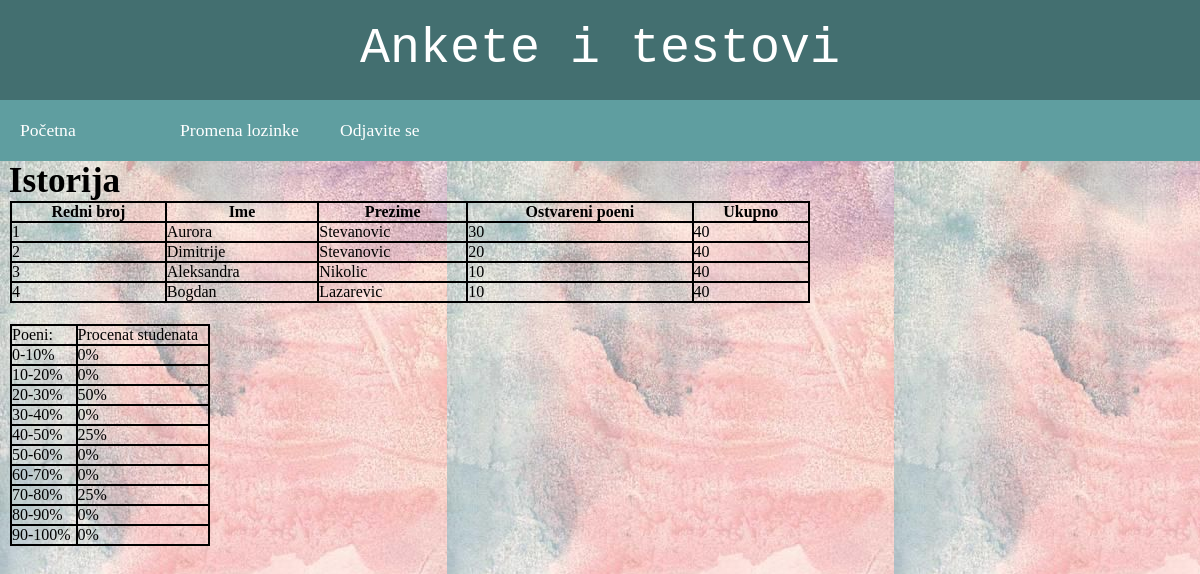
Screenshot of /rezultatT.php?naziv=Istorija (signed in) with the database file from the repository.
### tables this page shows
CREATE TABLE IF NOT EXISTS `testovi_izvestaj` (
  `id` int(11) NOT NULL AUTO_INCREMENT,
  `ime` varchar(30) NOT NULL,
  `prezime` varchar(50) NOT NULL,
  `poeni` float NOT NULL,
  `test` varchar(30) NOT NULL,
  PRIMARY KEY (`id`)
);

### rezultatT.php (the view, shortened to what this page needs)
<?php
include_once("DB.inc.php");
include_once("header.inc.php");
include_once("menu3.inc.php");
?>
<html>
	<head>
	</head>
	<body>
		<div id = 'tabela'>
				<?php
				echo "<h1>&nbsp;".$_GET['naziv']."</h1>";
				$br = 0;
				$ukupno = 0;
				$br1 = $br2 = $br3 = $br4 = $br5 = $br6 = $br7 = $br8 = $br9 = $br10 = 0;
				$upit = "SELECT * FROM pitanja WHERE anketa_test='".$_GET['naziv']."'";
				$rezultat = mysqli_query($konekcija, $upit)
					or die("Greska u upitu: " .mysqli_errno($konekcija));
				while ($niz = mysqli_fetch_array($rezultat)) {
					$ukupno += $niz['broj_poena'];
				}
				$upit = "SELECT * FROM testovi_izvestaj WHERE test='".$_GET['naziv']."' ORDER BY poeni DESC";
				$rezultat = mysqli_query($konekcija, $upit)
					or die("Greska u upitu: " .mysqli_errno($konekcija));
				$brIspitanika = mysqli_num_rows($rezultat);
				if (mysqli_num_rows($rezultat)>0) {
					?>
					<table width="800px" style = "margin-left:10px;">
					<tr>
						<th>Redni broj</th>
						<th>Ime</th>
						<th>Prezime</th>
						<th>Ostvareni poeni</th>
						<th>Ukupno</th>
					</tr>
					<?php
					while ($niz = mysqli_fetch_array($rezultat)) {
						?>
						<tr>
							<td><?php echo ++$br;?></td>
							<td><?php echo $niz['ime'];?></td>
							<td><?php echo $niz['prezime'];?></td>
							<td><?php echo $niz['poeni'];?></td>
							<td><?php echo $ukupno;?></td>
						</tr>
						<?php
						$poeni = $niz['poeni']*100/$ukupno;
						if ($poeni>=0 && $poeni<=10)
							$br1 += 1;
						else if ($poeni>10 && $poeni<=20)
							$br2 += 1;
						else if ($poeni>20 && $poeni<=30)
							$br3 += 1;
						else if ($poeni>30 && $poeni<=40)
							$br4 += 1;
						else if ($poeni>40 && $poeni<=50)
							$br5 += 1;
						else if ($poeni>50 && $poeni<=60)
							$br6 += 1;
						else if ($poeni>60 && $poeni<=70)
							$br7 += 1;
						else if ($poeni>70 && $poeni<=80)
							$br8 += 1;
						else if ($poeni>80 && $poeni<=90)
							$br9 += 1;
						else if ($poeni>90 && $poeni<=100)
							$br10 += 1;
					}
					echo "</table>";
					?>
					<br/>
					<table width = "200px" style = "margin-left:10px;">
						<tr>
							<td>Poeni:</td>
							<td>Procenat studenata</td>
						</tr>
						<tr>
							<td>0-10%</td>
							<td><?php echo 100*$br1/$brIspitanika."%";?></td>
						</tr>
						<tr>
							<td>10-20%</td>
							<td><?php echo 100*$br2/$brIspitanika."%";?></td>
						</tr>
						<tr>
							<td>20-30%</td>
							<td><?php echo 100*$br3/$brIspitanika."%";?></td>
						</tr>
						<tr>
							<td>30-40%</td>
							<td><?php echo 100*$br4/$brIspitanika."%";?></td>
						</tr>
						<tr>
							<td>40-50%</td>
							<td><?php echo 100*$br5/$brIspitanika."%";?></td>
						</tr>
						<tr>
							<td>50-60%</td>
							<td><?php echo 100*$br6/$brIspitanika."%";?></td>
						</tr>
						<tr>
							<td>60-70%</td>
							<td><?php echo 100*$br7/$brIspitanika."%";?></td>
						</tr>
						<tr>
							<td>70-80%</td>
							<td><?php echo 100*$br8/$brIspitanika."%";?></td>
						</tr>
						<tr>
							<td>80-90%</td>
							<td><?php echo 100*$br9/$brIspitanika."%";?></td>
						</tr>
						<tr>
							<td>90-100%</td>
							<td><?php echo 100*$br10/$brIspitanika."%";?></td>
						</tr>
					</table>
		</div>
			<?php
				}
				else {
				?>
					<span style = 'font-weight: bold;'><br/>Test još uvek nije rađen od strane korisnika.</span>
				<?php
				}
				?>
	</body>
</html>

### menu3.inc.php (style rules this page uses)
* { padding: 0; margin: 0; }
body { font-family: sans-serif; }

### rezultatT.php (style rules this page uses)
body { font-size: 110%; margin: 0; padding: 0; background: url('pozadina1.jpg'); font-family: Georgia, serif; }
table, th, td, tr { border: 2px black solid; border-collapse: collapse; }

### rows the page displays
testovi_izvestaj: ime "Aurora", prezime "Stevanovic", poeni "30"
testovi_izvestaj: ime "Dimitrije", prezime "Stevanovic", poeni "20"
testovi_izvestaj: ime "Aleksandra", prezime "Nikolic", poeni "10"
testovi_izvestaj: ime "Bogdan", prezime "Lazarevic", poeni "10"

### other values shown
$_GET['naziv'] "Istorija"
100*$br1/$brIspitanika "0"
100*$br2/$brIspitanika "0"
100*$br3/$brIspitanika "50"
100*$br4/$brIspitanika "0"
100*$br5/$brIspitanika "25"
100*$br6/$brIspitanika "0"
100*$br7/$brIspitanika "0"
100*$br8/$brIspitanika "25"
100*$br9/$brIspitanika "0"
100*$br10/$brIspitanika "0"
